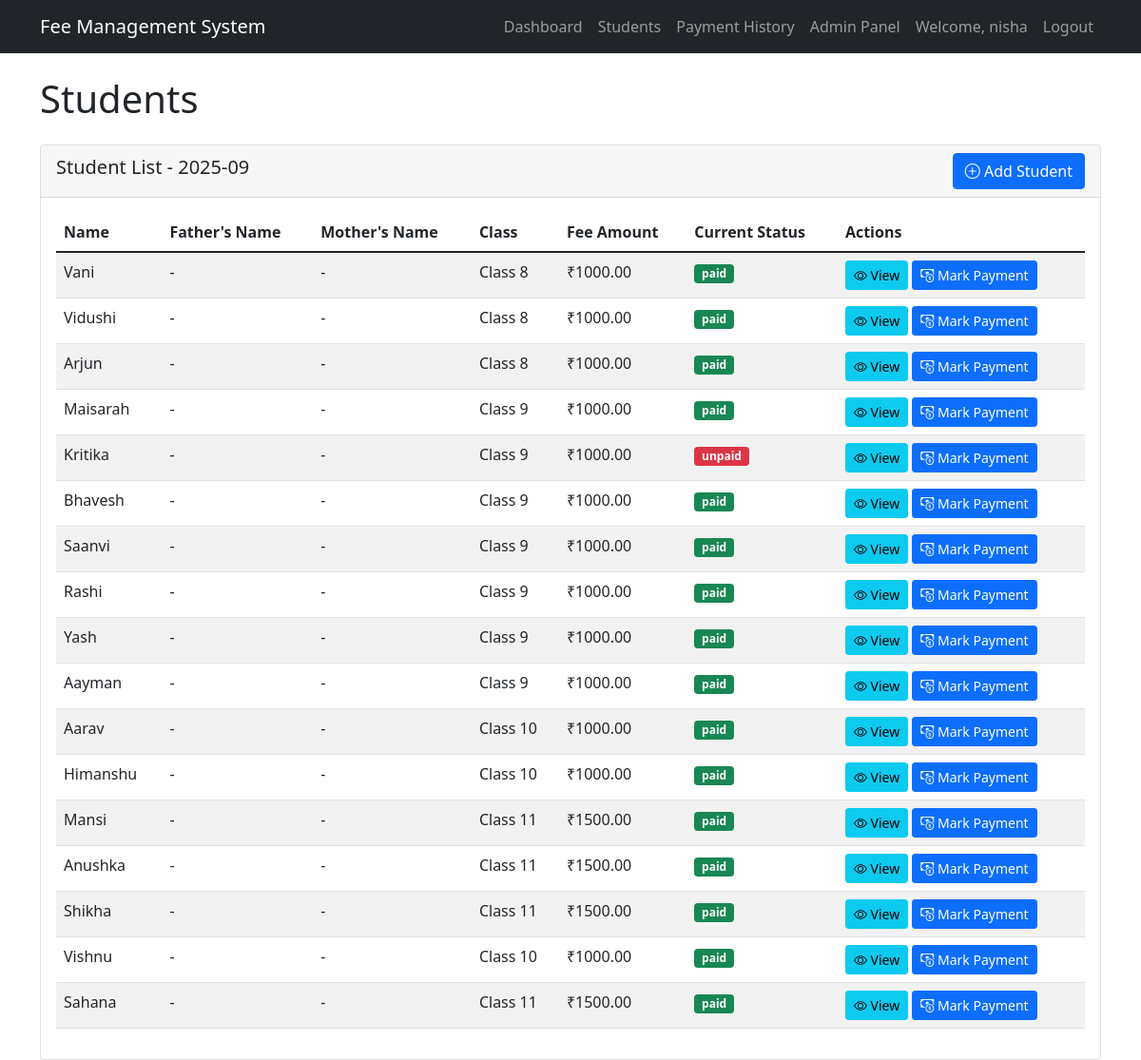
The page /fees/students/ (signed in) on the database its author committed.
### fees/models.py (models this page shows, shortened)
class Student(models.Model):
    first_name = models.CharField(max_length=100)
    last_name = models.CharField(max_length=100,blank=True, null=True)
    father_name = models.CharField(max_length=100, blank=True, null=True)
    mother_name = models.CharField(max_length=100, blank=True, null=True)
    student_class = models.ForeignKey(StudentClass, on_delete=models.CASCADE)
    phone = models.CharField(max_length=15, blank=True, null=True)
    created_at = models.DateTimeField(auto_now_add=True)
    def current_month_status(self):
        current_month = timezone.now().month
        current_year = timezone.now().year
        month_str = f"{current_year}-{current_month:02d}"
        try:
            month_obj = Month.objects.get(month=month_str)
            payment = Payment.objects.filter(student=self, month=month_obj).first()
            return "paid" if payment and payment.paid else "unpaid"
        except (Month.DoesNotExist, Payment.DoesNotExist):
            return "unpaid"
    def fee_amount(self):
        return self.student_class.fee_amount

class StudentClass(models.Model):
    name = models.CharField(max_length=100, unique=True)
    fee_amount = models.DecimalField(max_digits=10, decimal_places=2)

### fees/views.py (the view)
    def wrapper(request, *args, **kwargs):
        if not request.user.is_authenticated:
            next_url = request.get_full_path()
            return redirect_to_login(next_url, login_url='/admin/login/')
        return view_func(request, *args, **kwargs)

### fees/views.py (called while the page is built)
def admin_required(user):
    return user.is_superuser

def check_auth(view_func):
    def wrapper(request, *args, **kwargs):
        if not request.user.is_authenticated:
            next_url = request.get_full_path()
            return redirect_to_login(next_url, login_url='/admin/login/')
        return view_func(request, *args, **kwargs)
    return wrapper

@check_auth
@user_passes_test(admin_required)
def student_list(request):
    students = Student.objects.all().select_related('student_class')
    current_month = timezone.now().month
    current_year = timezone.now().year
    month_str = f"{current_year}-{current_month:02d}"
    for student in students:
        student.status = student.current_month_status()
    context = {
        'students': students,
        'current_month': month_str,
    }
    return render(request, 'fees/student_list.html', context)

### fees/templates/fees/student_list.html (shortened to what this page needs)
{% extends 'fees/base.html' %}
{% block content %}
<h1>Students</h1>
<div class="card mt-4">
    <div class="card-header d-flex justify-content-between align-items-center">
        <h5>Student List - {{ current_month }}</h5>
        <div>
            <a href="/admin/fees/student/add/" class="btn btn-primary">
                <i class="bi bi-plus-circle"></i> Add Student
            </a>
        </div>
    </div>
    <div class="card-body">
        <div class="table-responsive">
            <table class="table table-striped">
                <thead>
                    <tr>
                        <th>Name</th>
                        <th>Father's Name</th>
                        <th>Mother's Name</th>
                        <th>Class</th>
                        <th>Fee Amount</th>
                        <th>Current Status</th>
                        <th>Actions</th>
                    </tr>
                </thead>
                <tbody>
                    {% for student in students %}
                    <tr>
                        <td>{{ student.first_name }}</td>
                        <td>{{ student.father_name|default:"-" }}</td>
                        <td>{{ student.mother_name|default:"-" }}</td>
                        <td>{{ student.student_class.name }}</td>
                        <td>₹{{ student.fee_amount }}</td>
                        <td>
                            <span class="badge bg-{% if student.status == 'paid' %}success{% else %}danger{% endif %}">
                                {{ student.status }}
                            </span>
                        </td>
                        <td>
                            <a href="{% url 'fees:student_detail' student.id %}" class="btn btn-sm btn-info">
                                <i class="bi bi-eye"></i> View
                            </a>
                            <a href="{% url 'fees:mark_payment' student.id %}" class="btn btn-sm btn-primary">
                                <i class="bi bi-cash-coin"></i> Mark Payment
                            </a>
                        </td>
                    </tr>
                    {% empty %}
                    <tr>
                        <td colspan="8" class="text-center">No students found</td>
                    </tr>
                    {% endfor %}
                </tbody>
            </table>
        </div>
    </div>
</div>
{% endblock %}

### fees/templates/fees/base.html (shortened to what this page needs)
<!DOCTYPE html>
<html lang="en">
<head>
    <link href="https://cdn.jsdelivr.net/npm/bootstrap@5.1.3/dist/css/bootstrap.min.css" rel="stylesheet">
    <link href="https://cdn.jsdelivr.net/npm/bootstrap-icons@1.7.2/font/bootstrap-icons.css" rel="stylesheet">
</head>
<body>
    <nav class="navbar navbar-expand-lg navbar-dark bg-dark">
        <div class="container">
            <a class="navbar-brand" href="{% url 'fees:dashboard' %}">Fee Management System</a>
            <div class="collapse navbar-collapse" id="navbarNav">
                <ul class="navbar-nav ms-auto">
                    {% if user.is_authenticated and user.is_superuser %}
                    <li class="nav-item">
                        <a class="nav-link" href="{% url 'fees:dashboard' %}">Dashboard</a>
                    </li>
                    <li class="nav-item">
                        <a class="nav-link" href="{% url 'fees:student_list' %}">Students</a>
                    </li>
                    <li class="nav-item">
                        <a class="nav-link" href="{% url 'fees:payment_history' %}">Payment History</a>
                    </li>
                    <li class="nav-item">
                        <a class="nav-link" href="/admin/">Admin Panel</a>
                    </li>
                    <li class="nav-item">
                        <span class="nav-link">Welcome, {{ user.username }}</span>
                    </li>
                    <li class="nav-item">
                        <a class="nav-link" href="{% url 'fees:logout' %}">Logout</a>
                    </li>
                    {% else %}
                    <li class="nav-item">
                        <a class="nav-link" href="/admin/login/?next=/fees/">Login</a>
                    </li>
                    {% endif %}
                </ul>
            </div>
        </div>
    </nav>
    <div class="container mt-4">
        {% block content %}
        {% endblock %}
    </div>
</body>
</html>

### rows shown on the page
Student: first_name "Vani", father_name "-", mother_name "-", student_class.name "Class 8", fee_amount "1000.00", status "paid"
Student: first_name "Vidushi", father_name "-", mother_name "-", student_class.name "Class 8", fee_amount "1000.00", status "paid"
Student: first_name "Arjun", father_name "-", mother_name "-", student_class.name "Class 8", fee_amount "1000.00", status "paid"
Student: first_name "Maisarah", father_name "-", mother_name "-", student_class.name "Class 9", fee_amount "1000.00", status "paid"
Student: first_name "Kritika", father_name "-", mother_name "-", student_class.name "Class 9", fee_amount "1000.00", status "unpaid"
Student: first_name "Bhavesh", father_name "-", mother_name "-", student_class.name "Class 9", fee_amount "1000.00", status "paid"
Student: first_name "Saanvi", father_name "-", mother_name "-", student_class.name "Class 9", fee_amount "1000.00", status "paid"
Student: first_name "Rashi", father_name "-", mother_name "-", student_class.name "Class 9", fee_amount "1000.00", status "paid"
Student: first_name "Yash", father_name "-", mother_name "-", student_class.name "Class 9", fee_amount "1000.00", status "paid"
Student: first_name "Aayman", father_name "-", mother_name "-", student_class.name "Class 9", fee_amount "1000.00", status "paid"
Student: first_name "Aarav", father_name "-", mother_name "-", student_class.name "Class 10", fee_amount "1000.00", status "paid"
Student: first_name "Himanshu", father_name "-", mother_name "-", student_class.name "Class 10", fee_amount "1000.00", status "paid"
Student: first_name "Mansi", father_name "-", mother_name "-", student_class.name "Class 11", fee_amount "1500.00", status "paid"
Student: first_name "Anushka", father_name "-", mother_name "-", student_class.name "Class 11", fee_amount "1500.00", status "paid"
Student: first_name "Shikha", father_name "-", mother_name "-", student_class.name "Class 11", fee_amount "1500.00", status "paid"
Student: first_name "Vishnu", father_name "-", mother_name "-", student_class.name "Class 10", fee_amount "1000.00", status "paid"
Student: first_name "Sahana", father_name "-", mother_name "-", student_class.name "Class 11", fee_amount "1500.00", status "paid"

### other values the page prints
{{ user.username }} "nisha"
{{ current_month }} "2025-09"
